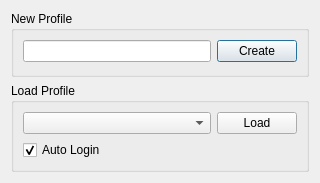
<?xml version="1.0" encoding="UTF-8"?>
<ui version="4.0">
 <class>NewBotDialog</class>
 <widget class="QDialog" name="NewBotDialog">
  <property name="geometry">
   <rect>
    <x>0</x>
    <y>0</y>
    <width>320</width>
    <height>180</height>
   </rect>
  </property>
  <property name="sizePolicy">
   <sizepolicy hsizetype="Expanding" vsizetype="Expanding">
    <horstretch>0</horstretch>
    <verstretch>0</verstretch>
   </sizepolicy>
  </property>
  <property name="minimumSize">
   <size>
    <width>320</width>
    <height>180</height>
   </size>
  </property>
  <property name="maximumSize">
   <size>
    <width>2000</width>
    <height>2000</height>
   </size>
  </property>
  <property name="windowTitle">
   <string>Dialog</string>
  </property>
  <layout class="QGridLayout" name="gridLayout_2">
   <property name="sizeConstraint">
    <enum>QLayout::SetMinimumSize</enum>
   </property>
   <item row="0" column="0">
    <widget class="QGroupBox" name="groupBox_2">
     <property name="sizePolicy">
      <sizepolicy hsizetype="MinimumExpanding" vsizetype="MinimumExpanding">
       <horstretch>0</horstretch>
       <verstretch>0</verstretch>
      </sizepolicy>
     </property>
     <property name="title">
      <string>New Profile</string>
     </property>
     <layout class="QGridLayout" name="gridLayout_3">
      <item row="0" column="1">
       <widget class="QPushButton" name="new_profile_2">
        <property name="sizePolicy">
         <sizepolicy hsizetype="Minimum" vsizetype="Preferred">
          <horstretch>0</horstretch>
          <verstretch>0</verstretch>
         </sizepolicy>
        </property>
        <property name="text">
         <string>Create</string>
        </property>
       </widget>
      </item>
      <item row="1" column="1">
       <spacer name="verticalSpacer_2">
        <property name="orientation">
         <enum>Qt::Vertical</enum>
        </property>
        <property name="sizeHint" stdset="0">
         <size>
          <width>17</width>
          <height>3</height>
         </size>
        </property>
       </spacer>
      </item>
      <item row="0" column="0">
       <widget class="QLineEdit" name="new_profile">
        <property name="sizePolicy">
         <sizepolicy hsizetype="Expanding" vsizetype="Preferred">
          <horstretch>0</horstretch>
          <verstretch>0</verstretch>
         </sizepolicy>
        </property>
       </widget>
      </item>
      <item row="1" column="0">
       <spacer name="verticalSpacer">
        <property name="orientation">
         <enum>Qt::Vertical</enum>
        </property>
        <property name="sizeHint" stdset="0">
         <size>
          <width>20</width>
          <height>0</height>
         </size>
        </property>
       </spacer>
      </item>
     </layout>
    </widget>
   </item>
   <item row="1" column="0">
    <widget class="QGroupBox" name="groupBox">
     <property name="sizePolicy">
      <sizepolicy hsizetype="MinimumExpanding" vsizetype="MinimumExpanding">
       <horstretch>0</horstretch>
       <verstretch>0</verstretch>
      </sizepolicy>
     </property>
     <property name="title">
      <string>Load Profile</string>
     </property>
     <layout class="QGridLayout" name="gridLayout">
      <item row="0" column="0">
       <widget class="QComboBox" name="load_profile_name">
        <property name="sizePolicy">
         <sizepolicy hsizetype="Expanding" vsizetype="Minimum">
          <horstretch>0</horstretch>
          <verstretch>0</verstretch>
         </sizepolicy>
        </property>
       </widget>
      </item>
      <item row="0" column="1">
       <widget class="QPushButton" name="load_profile">
        <property name="sizePolicy">
         <sizepolicy hsizetype="Minimum" vsizetype="Minimum">
          <horstretch>0</horstretch>
          <verstretch>0</verstretch>
         </sizepolicy>
        </property>
        <property name="text">
         <string>Load</string>
        </property>
       </widget>
      </item>
      <item row="1" column="0">
       <widget class="QCheckBox" name="auto_login">
        <property name="sizePolicy">
         <sizepolicy hsizetype="Minimum" vsizetype="Minimum">
          <horstretch>0</horstretch>
          <verstretch>0</verstretch>
         </sizepolicy>
        </property>
        <property name="text">
         <string>Auto Login</string>
        </property>
        <property name="checked">
         <bool>true</bool>
        </property>
        <property name="tristate">
         <bool>false</bool>
        </property>
       </widget>
      </item>
      <item row="2" column="0">
       <spacer name="verticalSpacer_4">
        <property name="orientation">
         <enum>Qt::Vertical</enum>
        </property>
        <property name="sizeHint" stdset="0">
         <size>
          <width>20</width>
          <height>0</height>
         </size>
        </property>
       </spacer>
      </item>
      <item row="2" column="1">
       <spacer name="verticalSpacer_3">
        <property name="orientation">
         <enum>Qt::Vertical</enum>
        </property>
        <property name="sizeHint" stdset="0">
         <size>
          <width>20</width>
          <height>0</height>
         </size>
        </property>
       </spacer>
      </item>
     </layout>
    </widget>
   </item>
  </layout>
 </widget>
 <resources/>
 <connections/>
</ui>
